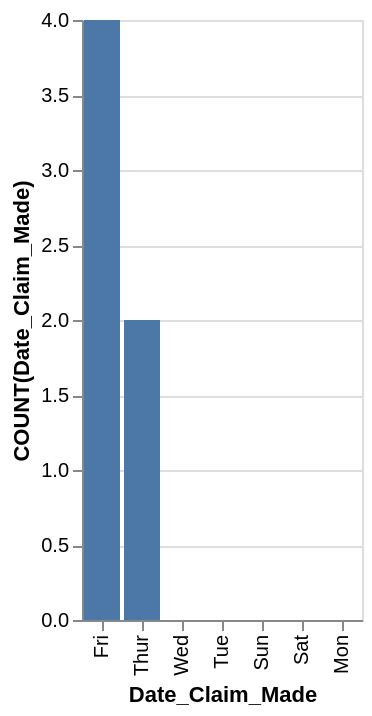

Write the Vega-Lite specification saved for this chart.
### Vega-Lite specification from a JSON file in a GitHub repository (floating-point values rounded to 4 significant figures)
{"data": {"values": [{"x_data": "Fri", "y_data": 4}, {"x_data": "Thur", "y_data": 2}, {"x_data": "Wed", "y_data": 0}, {"x_data": "Tue", "y_data": 0}, {"x_data": "Sun", "y_data": 0}, {"x_data": "Sat", "y_data": 0}, {"x_data": "Mon", "y_data": 0}]}, "mark": "bar", "encoding": {"x": {"field": "x_data", "type": "nominal", "title": "Date_Claim_Made", "sort": {"op": "sum", "field": "y_data", "order": "descending"}}, "y": {"field": "y_data", "type": "quantitative", "title": "COUNT(Date_Claim_Made)"}}}
